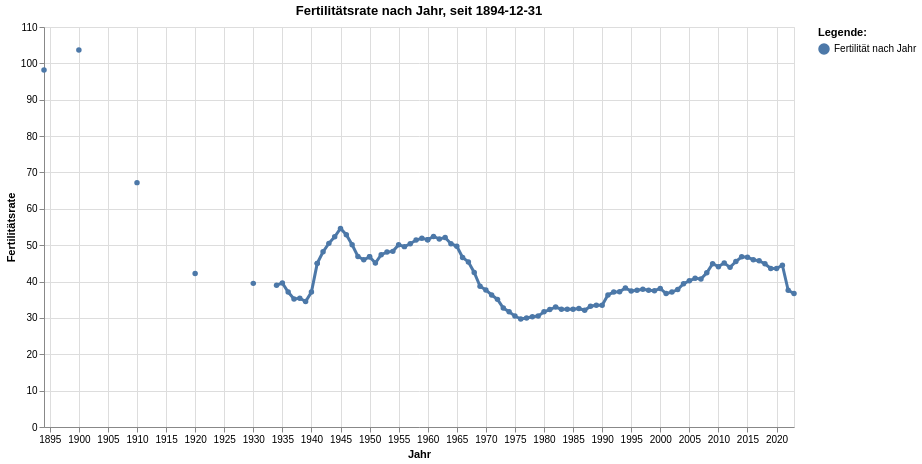

Here is the notebook cell this chart was saved with:
### Code cell
grafik1 = mypy_dv.plot_altair_multiline_highlight(
    data = myAgg1.reset_index()
    ,x = 'StichtagDatJahr'
    ,y = 'Fertilitaetsrate_noDM'
    ,x_beschriftung = 'Jahr'
    , y_beschriftung = 'Fertilitätsrate'
    ,category = "ThemaLang"
    ,category_beschriftung= 'Legende:'
    ,warning_status = "ignore" #always or ignore
    ,myTitle="Fertilitätsrate nach Jahr, seit "+data_min_date
)
grafik1

### Figure 1 — Vega-Lite specification as saved in the notebook (floating-point values rounded to 4 significant figures; data arrays with more than 128 entries replaced by an {"elided": "..."} marker saying what was removed)
{"config": {"view": {"continuousWidth": 300, "continuousHeight": 300}}, "layer": [{"mark": {"type": "circle"}, "encoding": {"color": {"field": "ThemaLang", "legend": {"orient": "right", "title": "Legende:"}, "type": "nominal"}, "opacity": {"value": 1.3}, "tooltip": [{"field": "StichtagDatJahr", "type": "temporal"}, {"field": "ThemaLang", "type": "nominal"}, {"field": "Fertilitaetsrate_noDM", "type": "quantitative"}], "x": {"axis": {"title": "Jahr"}, "field": "StichtagDatJahr", "type": "temporal"}, "y": {"axis": {"title": "Fertilitätsrate"}, "field": "Fertilitaetsrate_noDM", "type": "quantitative"}}, "name": "view_3", "title": "Fertilitätsrate nach Jahr, seit 1894-12-31"}, {"mark": {"type": "line"}, "encoding": {"color": {"field": "ThemaLang", "legend": {"orient": "right", "title": "Legende:"}, "type": "nominal"}, "size": {"condition": {"test": {"not": {"param": "param_3"}}, "value": 1.2}, "value": 3}, "tooltip": [{"field": "StichtagDatJahr", "type": "temporal"}, {"field": "ThemaLang", "type": "nominal"}, {"field": "Fertilitaetsrate_noDM", "type": "quantitative"}], "x": {"axis": {"title": "Jahr"}, "field": "StichtagDatJahr", "type": "temporal"}, "y": {"axis": {"title": "Fertilitätsrate"}, "field": "Fertilitaetsrate_noDM", "type": "quantitative"}}, "title": "Fertilitätsrate nach Jahr, seit 1894-12-31"}], "data": {"name": "data-f3a049196d7e943b00b1c5f8a17d92c1"}, "height": 400, "params": [{"name": "param_3", "select": {"type": "point", "fields": ["ThemaLang"], "nearest": true, "on": "pointerover"}, "views": ["view_3"]}], "width": 750, "$schema": "https://vega.github.io/schema/vega-lite/v5.20.1.json", "datasets": {"data-f3a049196d7e943b00b1c5f8a17d92c1": {"elided": "133 records"}}}
